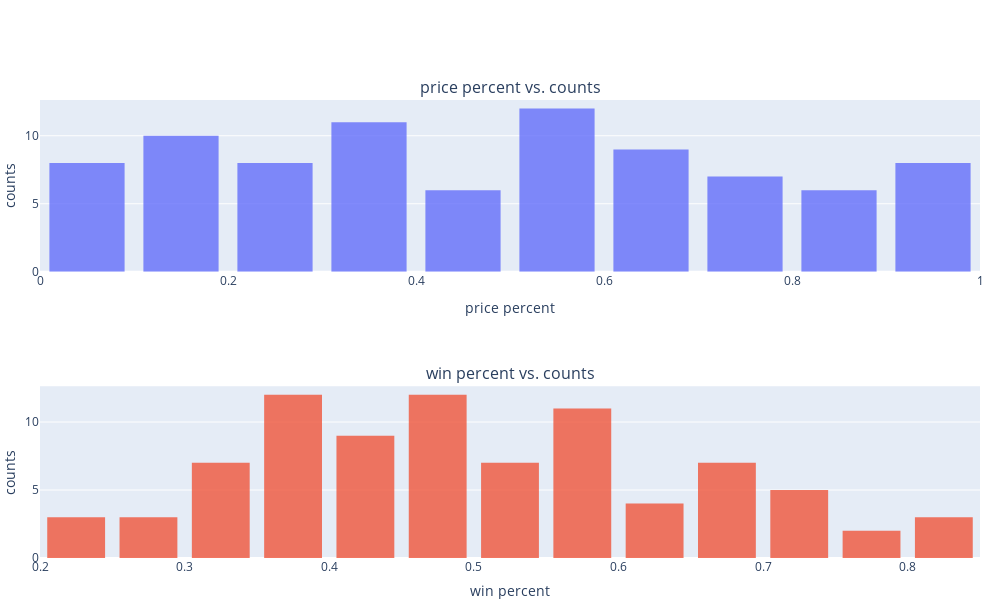

Write notebook code for a chart like this one.
### Markdown cell above
### analyze 'pricepercent', 'winpercent'

### Code cell
fig = make_subplots(rows=2, cols=1, subplot_titles=("price percent vs. counts", "win percent vs. counts"))
fig.add_trace(go.Histogram(x=data.pricepercent, opacity=0.8), row=1, col=1)
fig.add_trace(go.Histogram(x=data.winpercent, opacity=0.8), row=2, col=1)

fig.update_xaxes(title_text="price percent", row=1, col=1)
fig.update_yaxes(title_text="counts", row=1, col=1)

fig.update_xaxes(title_text="win percent", row=2, col=1)
fig.update_yaxes(title_text="counts", row=2, col=1)

fig.update_layout(width=1000, height=600, bargap=0.2, margin=dict(b=0,r=20,l=20), showlegend=False)
fig.show()

### Figure 1 — Plotly figure (JSON) as saved in the notebook; plotly's stock layout.template omitted (floating-point values rounded to 4 significant figures)
{"data": [{"opacity": 0.8, "type": "histogram", "x": [0.86, 0.511, 0.116, 0.511, 0.511, 0.767, 0.767, 0.511, 0.325, 0.325, 0.511, 0.511, 0.325, 0.511, 0.034, 0.034, 0.325, 0.453, 0.465, 0.465, 0.465, 0.465, 0.093, 0.918, 0.918, 0.918, 0.511, 0.511, 0.511, 0.116, 0.104, 0.279, 0.651, 0.651, 0.325, 0.511, 0.651, 0.441, 0.86, 0.86, 0.918, 0.325, 0.767, 0.767, 0.976, 0.325, 0.767, 0.651, 0.023, 0.837, 0.116, 0.279, 0.651, 0.651, 0.651, 0.965, 0.86, 0.069, 0.279, 0.081, 0.22, 0.22, 0.976, 0.116, 0.651, 0.651, 0.116, 0.116, 0.22, 0.058, 0.767, 0.325, 0.116, 0.755, 0.325, 0.511, 0.011, 0.325, 0.255, 0.906, 0.116, 0.116, 0.313, 0.267, 0.848], "xaxis": "x", "yaxis": "y"}, {"opacity": 0.8, "type": "histogram", "x": [0.6697, 0.676, 0.3226, 0.4612, 0.5234, 0.5035, 0.5691, 0.2342, 0.3801, 0.3452, 0.3898, 0.3602, 0.2452, 0.4227, 0.3946, 0.4309, 0.3919, 0.4678, 0.5712, 0.3416, 0.5141, 0.4218, 0.5538, 0.6228, 0.5649, 0.5924, 0.2813, 0.5722, 0.7677, 0.4139, 0.3914, 0.5291, 0.7147, 0.6657, 0.4641, 0.5506, 0.731, 0.608, 0.6435, 0.4783, 0.5453, 0.5535, 0.7074, 0.6647, 0.2245, 0.3945, 0.463, 0.6948, 0.3772, 0.4127, 0.3735, 0.8187, 0.8418, 0.7343, 0.7289, 0.3529, 0.6572, 0.297, 0.4285, 0.3472, 0.6309, 0.551, 0.3789, 0.46, 0.7667, 0.5953, 0.5986, 0.5283, 0.6704, 0.3458, 0.3344, 0.3223, 0.273, 0.5486, 0.4898, 0.4307, 0.4574, 0.4965, 0.4717, 0.8164, 0.4547, 0.3901, 0.4438, 0.419, 0.4952], "xaxis": "x2", "yaxis": "y2"}], "layout": {"annotations": [{"font": {"size": 16}, "showarrow": false, "text": "price percent vs. counts", "x": 0.5, "xanchor": "center", "xref": "paper", "y": 1, "yanchor": "bottom", "yref": "paper"}, {"font": {"size": 16}, "showarrow": false, "text": "win percent vs. counts", "x": 0.5, "xanchor": "center", "xref": "paper", "y": 0.375, "yanchor": "bottom", "yref": "paper"}], "bargap": 0.2, "height": 600, "margin": {"b": 0, "l": 20, "r": 20}, "showlegend": false, "width": 1000, "xaxis": {"anchor": "y", "domain": [0, 1], "title": {"text": "price percent"}}, "xaxis2": {"anchor": "y2", "domain": [0, 1], "title": {"text": "win percent"}}, "yaxis": {"anchor": "x", "domain": [0.625, 1], "title": {"text": "counts"}}, "yaxis2": {"anchor": "x2", "domain": [0, 0.375], "title": {"text": "counts"}}}}
